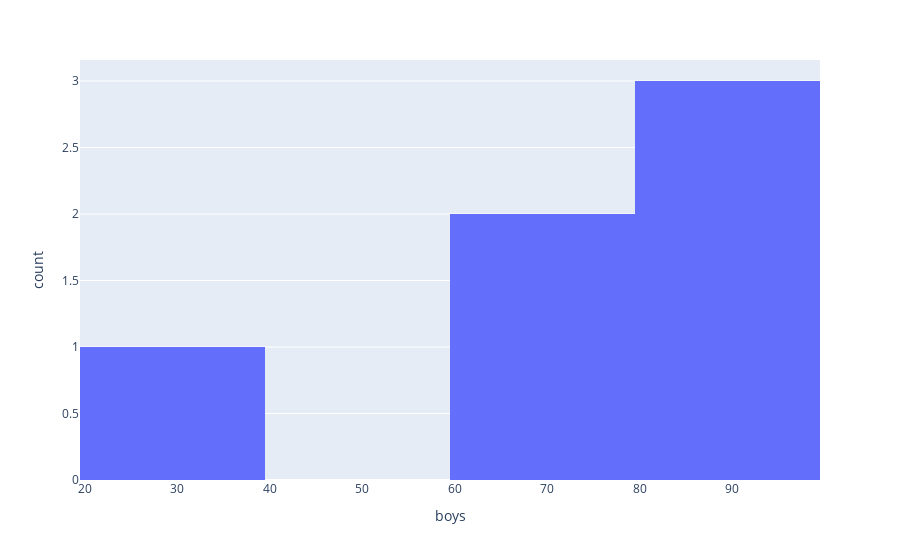

The code cell stored with this chart in its notebook:
### Markdown cell above
Specify number of bins

### Code cell
fig = px.histogram(df, x='boys') #nbins = custom number
fig.show()

### Figure 1 — Plotly figure (JSON) as saved in the notebook; plotly's stock layout.template omitted (floating-point values rounded to 4 significant figures)
{"data": [{"alignmentgroup": "True", "bingroup": "x", "hovertemplate": "boys=%{x}<br>count=%{y}<extra></extra>", "legendgroup": "", "marker": {"color": "#636efa", "pattern": {"shape": ""}}, "name": "", "offsetgroup": "", "orientation": "v", "showlegend": false, "type": "histogram", "x": [35, 62, 91, 84, 65, 86], "xaxis": "x", "yaxis": "y"}], "layout": {"barmode": "relative", "legend": {"tracegroupgap": 0}, "margin": {"t": 60}, "xaxis": {"anchor": "y", "domain": [0, 1], "title": {"text": "boys"}}, "yaxis": {"anchor": "x", "domain": [0, 1], "title": {"text": "count"}}}}
